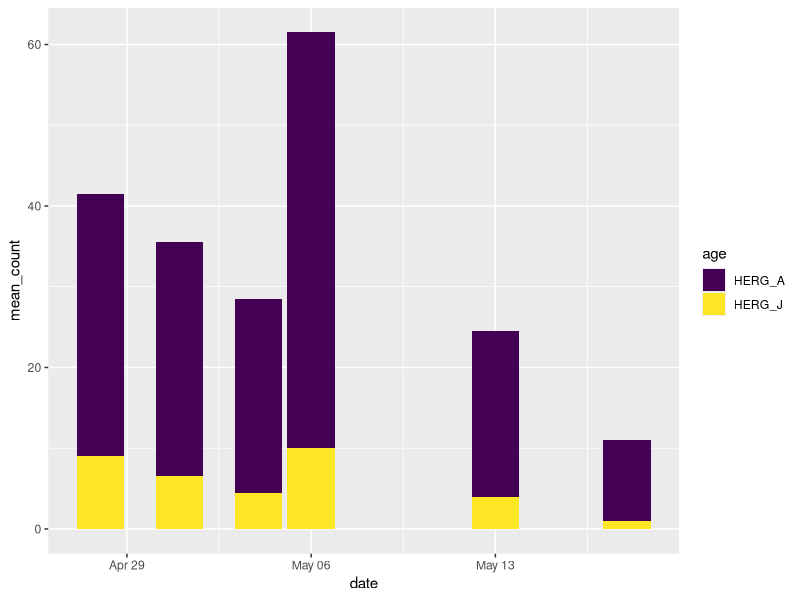
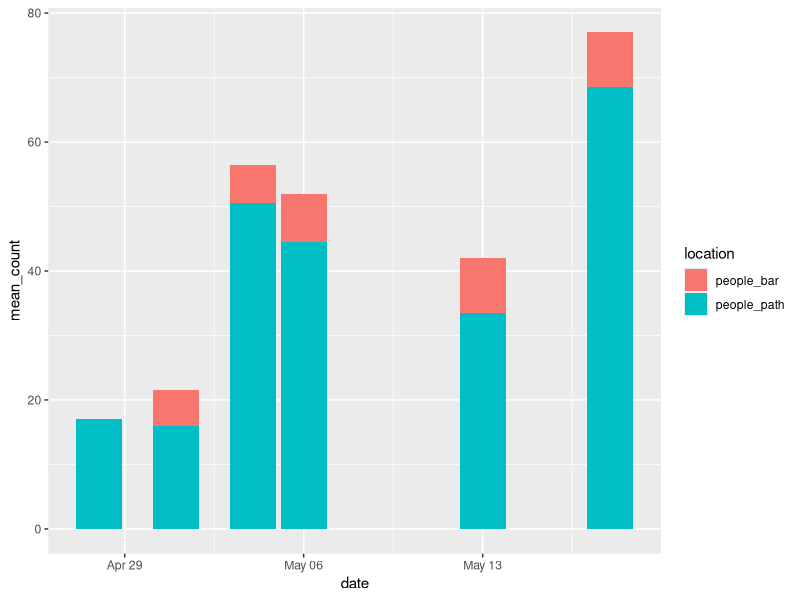

Here is the R script that generated these plots, in order:
## ---- chunk 1
knitr::opts_chunk$set(echo = TRUE)
## ---- chunk 2
library(tidyverse)
library(readxl)
library(lubridate)
library(data.table)
## ---- chunk 3
HERG_environment <- read_xlsx("data/thievingHERGnotes.xlsx", sheet = "environment")
HERG_observations <- read_xlsx("data/thievingHERGnotes.xlsx", sheet = "observations")
## ---- chunk 4
HERG_environment <- HERG_environment %>%
  separate(col = time, into = c("dateWRONG","time"), sep = " ", convert = TRUE) %>%
  mutate(dateWRONG = NULL) %>%
  unite(datetime, c(date, time), sep = " ") %>%
  mutate(datetime, ymd_hms(datetime)) %>%
  mutate(datetime = NULL) %>%
  rename(datetime = `ymd_hms(datetime)`) %>%
  relocate(datetime, .before = temp)
## ---- chunk 5
HERG_observations <- HERG_observations %>%
  separate(col = time, into = c("dateWRONG","time"), sep = " ", convert = TRUE) %>%
  mutate(dateWRONG = NULL) %>%
  unite(datetime, c(date, time), sep = " ") %>%
  mutate(datetime, ymd_hms(datetime)) %>%
  mutate(datetime = NULL) %>%
  rename(datetime = `ymd_hms(datetime)`) %>%
  relocate(datetime, .before = original)

## ---- chunk 6
HERG_environment <- HERG_environment %>%
  mutate(people_path = na_if(people_path, "not_taken")) %>%
  mutate(people_path = as.numeric(people_path)) %>%
  mutate(people_bar = na_if(people_bar, "not_taken")) %>%
  mutate(people_bar = as.numeric(people_bar)) %>%
  mutate(date = as.Date(datetime)) %>%
  mutate(time = as.ITime(datetime))
## ---- chunk 7
HERG_observations <- HERG_observations %>%
  mutate(thief = na_if(thief, "none"),
         drop_ht_1 = na_if(drop_ht_1, "none"),
         drop_ht_2 = na_if(drop_ht_2, "none"),
         drop_ht_3 = na_if(drop_ht_3, "none"),
         drop_ht_4 = na_if(drop_ht_4, "none"),
         substrate_1 = na_if(substrate_1, "none"),
         substrate_2 = na_if(substrate_2, "none"),
         substrate_3 = na_if(substrate_3, "none"),
         substrate_4 = na_if(substrate_4, "none"),
         distance_a = na_if(distance_a, "none"),
         distance_b = na_if(distance_b, "none"),
         distance_c = na_if(distance_c, "none"))
## ---- chunk 8
HERG_environment %>%
  select(date, time, HERG_A, HERG_J) %>%
  pivot_longer(., cols = c(HERG_A, HERG_J), names_to = "age", values_to = "count") %>%
  group_by(date, age) %>%
  summarise(mean_count = mean(count)) %>%
  ggplot(mapping = aes(date, mean_count, fill = age)) +
  geom_col()+
  scale_fill_viridis_d()
## ---- chunk 9
HERG_environment %>%
  select(date, time, people_path, people_bar) %>%
  pivot_longer(., cols = c(people_path, people_bar), names_to = "location", values_to = "count") %>%
  group_by(date, location) %>%
  summarise(mean_count = mean(count, na.rm = TRUE)) %>%
  ggplot(mapping = aes(date, mean_count, fill = location)) +
  geom_col()
